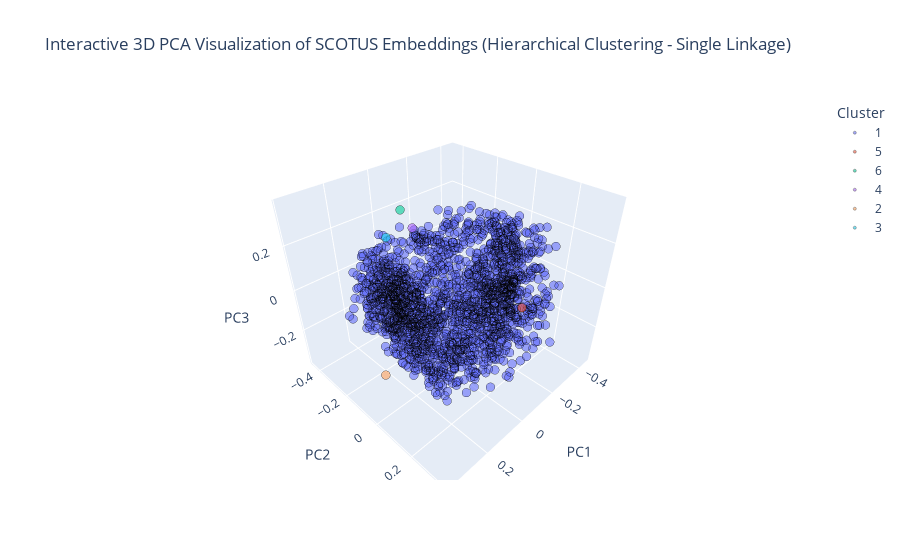

This figure's notebook cell:
### Code cell
import numpy as np
import plotly.express as px
import pandas as pd
from sklearn.decomposition import PCA
from scipy.cluster.hierarchy import linkage, fcluster

# Load embeddings
output_path = "/home/maria/Downloads/scotus_embeddings.npy"
embeddings = np.load(output_path)

# Reduce dimensionality with PCA
pca = PCA(n_components=3)
pca_result_ = pca.fit_transform(embeddings)[:2000]  # Taking first 2000 points for better visualization

# Perform Hierarchical Clustering (Single Linkage)
Z = linkage(pca_result_, method='single')  # Single-linkage clustering
num_clusters = 6  # Adjust as needed
cluster_labels = fcluster(Z, num_clusters, criterion='maxclust')

# Convert to DataFrame
df = pd.DataFrame(pca_result_, columns=["PC1", "PC2", "PC3"])
df["Cluster"] = cluster_labels.astype(str)  # Convert to string for categorical coloring

# Plot interactive 3D scatter plot
fig = px.scatter_3d(df, x="PC1", y="PC2", z="PC3", opacity=0.6, 
                     title="Interactive 3D PCA Visualization of SCOTUS Embeddings (Hierarchical Clustering - Single Linkage)",
                     color=df["Cluster"])

fig.update_traces(marker=dict(size=3, line=dict(width=0.5, color="black")))
fig.show()

### Figure 1 — Plotly figure (JSON) as saved in the notebook; plotly's stock layout.template omitted (floating-point values rounded to 4 significant figures; data arrays with more than 128 entries replaced by an {"elided": "..."} marker saying what was removed)
{"data": [{"hovertemplate": "Cluster=1<br>PC1=%{x}<br>PC2=%{y}<br>PC3=%{z}<extra></extra>", "legendgroup": "1", "marker": {"color": "#636efa", "line": {"color": "black", "width": 0.5}, "opacity": 0.6, "size": 3, "symbol": "circle"}, "mode": "markers", "name": "1", "scene": "scene", "showlegend": true, "type": "scatter3d", "x": {"elided": "1995 float values"}, "y": {"elided": "1995 float values"}, "z": {"elided": "1995 float values"}}, {"hovertemplate": "Cluster=5<br>PC1=%{x}<br>PC2=%{y}<br>PC3=%{z}<extra></extra>", "legendgroup": "5", "marker": {"color": "#EF553B", "line": {"color": "black", "width": 0.5}, "opacity": 0.6, "size": 3, "symbol": "circle"}, "mode": "markers", "name": "5", "scene": "scene", "showlegend": true, "type": "scatter3d", "x": [-0.009662], "y": [0.3152], "z": [0.1183]}, {"hovertemplate": "Cluster=6<br>PC1=%{x}<br>PC2=%{y}<br>PC3=%{z}<extra></extra>", "legendgroup": "6", "marker": {"color": "#00cc96", "line": {"color": "black", "width": 0.5}, "opacity": 0.6, "size": 3, "symbol": "circle"}, "mode": "markers", "name": "6", "scene": "scene", "showlegend": true, "type": "scatter3d", "x": [-0.05469], "y": [-0.3493], "z": [0.2309]}, {"hovertemplate": "Cluster=4<br>PC1=%{x}<br>PC2=%{y}<br>PC3=%{z}<extra></extra>", "legendgroup": "4", "marker": {"color": "#ab63fa", "line": {"color": "black", "width": 0.5}, "opacity": 0.6, "size": 3, "symbol": "circle"}, "mode": "markers", "name": "4", "scene": "scene", "showlegend": true, "type": "scatter3d", "x": [-0.03337], "y": [-0.2532], "z": [0.1928]}, {"hovertemplate": "Cluster=2<br>PC1=%{x}<br>PC2=%{y}<br>PC3=%{z}<extra></extra>", "legendgroup": "2", "marker": {"color": "#FFA15A", "line": {"color": "black", "width": 0.5}, "opacity": 0.6, "size": 3, "symbol": "circle"}, "mode": "markers", "name": "2", "scene": "scene", "showlegend": true, "type": "scatter3d", "x": [0.3785], "y": [0.06218], "z": [-0.0952]}, {"hovertemplate": "Cluster=3<br>PC1=%{x}<br>PC2=%{y}<br>PC3=%{z}<extra></extra>", "legendgroup": "3", "marker": {"color": "#19d3f3", "line": {"color": "black", "width": 0.5}, "opacity": 0.6, "size": 3, "symbol": "circle"}, "mode": "markers", "name": "3", "scene": "scene", "showlegend": true, "type": "scatter3d", "x": [0.1198], "y": [-0.2223], "z": [0.2213]}], "layout": {"legend": {"title": {"text": "Cluster"}, "tracegroupgap": 0}, "scene": {"domain": {"x": [0, 1], "y": [0, 1]}, "xaxis": {"title": {"text": "PC1"}}, "yaxis": {"title": {"text": "PC2"}}, "zaxis": {"title": {"text": "PC3"}}}, "title": {"text": "Interactive 3D PCA Visualization of SCOTUS Embeddings (Hierarchical Clustering - Single Linkage)"}}}
